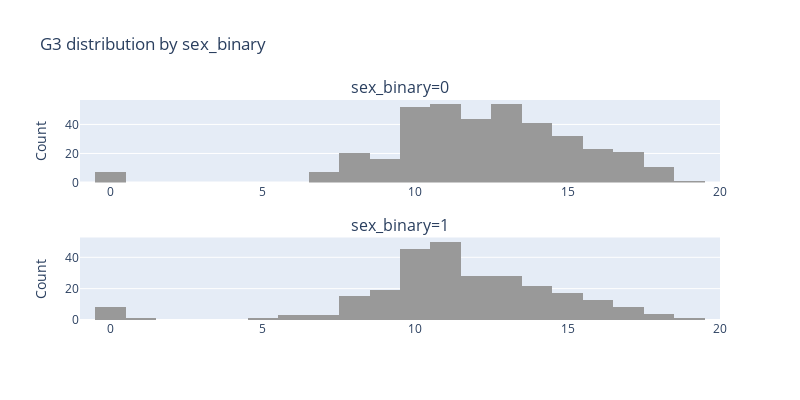

Source (notebook cell):
### Code cell
fig = create_step_2_hist(new_df, feature_name='sex_binary', target_name='G3')
fig.show()

### Figure 1 — Plotly figure (JSON) as saved in the notebook; plotly's stock layout.template omitted (floating-point values rounded to 4 significant figures; data arrays with more than 128 entries replaced by an {"elided": "..."} marker saying what was removed)
{"data": [{"marker": {"color": "#999999"}, "name": "0", "showlegend": false, "type": "histogram", "x": {"elided": "383 int values"}, "xaxis": "x", "yaxis": "y"}, {"marker": {"color": "#999999"}, "name": "1", "showlegend": false, "type": "histogram", "x": {"elided": "266 int values"}, "xaxis": "x2", "yaxis": "y2"}], "layout": {"annotations": [{"font": {"size": 16}, "showarrow": false, "text": "sex_binary=0", "x": 0.5, "xanchor": "center", "xref": "paper", "y": 1, "yanchor": "bottom", "yref": "paper"}, {"font": {"size": 16}, "showarrow": false, "text": "sex_binary=1", "x": 0.5, "xanchor": "center", "xref": "paper", "y": 0.375, "yanchor": "bottom", "yref": "paper"}], "height": 400, "legend": {"title": {"text": "sex_binary"}}, "title": {"text": "G3 distribution by sex_binary"}, "width": 800, "xaxis": {"anchor": "y", "domain": [0, 1], "range": [-1, 20]}, "xaxis2": {"anchor": "y2", "domain": [0, 1], "range": [-1, 20]}, "yaxis": {"anchor": "x", "domain": [0.625, 1], "title": {"text": "Count"}}, "yaxis2": {"anchor": "x2", "domain": [0, 0.375], "title": {"text": "Count"}}}}
